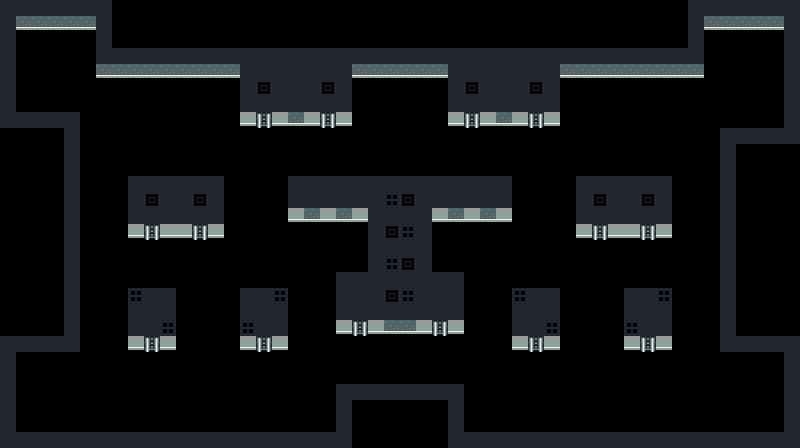

Rendered tile map (Tiled .tmx) drawn with the repository's tilesets; below, a short description and the full map source, tile grids included:
An orthogonal 50x28 tile map with 16x16 px tiles, 1 tile layer (blocks) and 5 objects (4x npc, 0).

<map version="1.10" tiledversion="1.10.2" orientation="orthogonal" renderorder="right-down" width="50" height="28" tilewidth="16" tileheight="16" infinite="0" nextlayerid="4" nextobjectid="9">
 <editorsettings>
  <export target="0.csv" format="csv" />
 </editorsettings>
 <tileset firstgid="1" source="../../../4. world/assets/tilesets/tileset_0.tsx" />
 <objectgroup id="3" name="entities">
  <object id="3" name="npc" x="32" y="240">
   <point />
  </object>
  <object id="4" name="npc" x="768" y="240">
   <point />
  </object>
  <object id="7" name="npc" x="416" y="80">
   <point />
  </object>
  <object id="8" name="npc" x="384" y="352">
   <point />
  </object>
 </objectgroup>
 <objectgroup id="2" name="entries">
  <object id="1" name="0" x="384" y="96">
   <point />
  </object>
 </objectgroup>
 <layer id="1" name="blocks" width="50" height="28">
  <data encoding="csv">
1,1,1,1,1,1,1,0,0,0,0,0,0,0,0,0,0,0,0,0,0,0,0,0,0,0,0,0,0,0,0,0,0,0,0,0,0,0,0,0,0,0,0,1,1,1,1,1,1,1,
1,4,4,4,4,4,1,0,0,0,0,0,0,0,0,0,0,0,0,0,0,0,0,0,0,0,0,0,0,0,0,0,0,0,0,0,0,0,0,0,0,0,0,1,4,4,4,4,4,1,
1,0,0,0,0,0,1,0,0,0,0,0,0,0,0,0,0,0,0,0,0,0,0,0,0,0,0,0,0,0,0,0,0,0,0,0,0,0,0,0,0,0,0,1,0,0,0,0,0,1,
1,0,0,0,0,0,1,1,1,1,1,1,1,1,1,1,1,1,1,1,1,1,1,1,1,1,1,1,1,1,1,1,1,1,1,1,1,1,1,1,1,1,1,1,0,0,0,0,0,1,
1,0,0,0,0,0,4,4,4,4,4,4,4,4,4,1,1,1,1,1,1,1,4,4,4,4,4,4,1,1,1,1,1,1,1,4,4,4,4,4,4,4,4,4,0,0,0,0,0,1,
1,0,0,0,0,0,0,0,0,0,0,0,0,0,0,1,8,1,1,1,8,1,0,0,0,0,0,0,1,8,1,1,1,8,1,0,0,0,0,0,0,0,0,0,0,0,0,0,0,1,
1,0,0,0,0,0,0,0,0,0,0,0,0,0,0,1,1,1,1,1,1,1,0,0,0,0,0,0,1,1,1,1,1,1,1,0,0,0,0,0,0,0,0,0,0,0,0,0,0,1,
1,1,1,1,1,0,0,0,0,0,0,0,0,0,0,2,3,2,4,2,3,2,0,0,0,0,0,0,2,3,2,4,2,3,2,0,0,0,0,0,0,0,0,0,0,0,0,0,0,1,
0,0,0,0,1,0,0,0,0,0,0,0,0,0,0,0,0,0,0,0,0,0,0,0,0,0,0,0,0,0,0,0,0,0,0,0,0,0,0,0,0,0,0,0,0,1,1,1,1,1,
0,0,0,0,1,0,0,0,0,0,0,0,0,0,0,0,0,0,0,0,0,0,0,0,0,0,0,0,0,0,0,0,0,0,0,0,0,0,0,0,0,0,0,0,0,1,0,0,0,0,
0,0,0,0,1,0,0,0,0,0,0,0,0,0,0,0,0,0,0,0,0,0,0,0,0,0,0,0,0,0,0,0,0,0,0,0,0,0,0,0,0,0,0,0,0,1,0,0,0,0,
0,0,0,0,1,0,0,0,1,1,1,1,1,1,0,0,0,0,1,1,1,1,1,1,1,1,1,1,1,1,1,1,0,0,0,0,1,1,1,1,1,1,0,0,0,1,0,0,0,0,
0,0,0,0,1,0,0,0,1,8,1,1,8,1,0,0,0,0,1,1,1,1,1,1,5,8,1,1,1,1,1,1,0,0,0,0,1,8,1,1,8,1,0,0,0,1,0,0,0,0,
0,0,0,0,1,0,0,0,1,1,1,1,1,1,0,0,0,0,2,4,2,4,2,1,1,1,1,2,4,2,4,2,0,0,0,0,1,1,1,1,1,1,0,0,0,1,0,0,0,0,
0,0,0,0,1,0,0,0,2,3,2,2,3,2,0,0,0,0,0,0,0,0,0,1,8,5,1,0,0,0,0,0,0,0,0,0,2,3,2,2,3,2,0,0,0,1,0,0,0,0,
0,0,0,0,1,0,0,0,0,0,0,0,0,0,0,0,0,0,0,0,0,0,0,1,1,1,1,0,0,0,0,0,0,0,0,0,0,0,0,0,0,0,0,0,0,1,0,0,0,0,
0,0,0,0,1,0,0,0,0,0,0,0,0,0,0,0,0,0,0,0,0,0,0,1,5,8,1,0,0,0,0,0,0,0,0,0,0,0,0,0,0,0,0,0,0,1,0,0,0,0,
0,0,0,0,1,0,0,0,0,0,0,0,0,0,0,0,0,0,0,0,0,1,1,1,1,1,1,1,1,0,0,0,0,0,0,0,0,0,0,0,0,0,0,0,0,1,0,0,0,0,
0,0,0,0,1,0,0,0,5,1,1,0,0,0,0,1,1,5,0,0,0,1,1,1,8,5,1,1,1,0,0,0,5,1,1,0,0,0,0,1,1,5,0,0,0,1,0,0,0,0,
0,0,0,0,1,0,0,0,1,1,1,0,0,0,0,1,1,1,0,0,0,1,1,1,1,1,1,1,1,0,0,0,1,1,1,0,0,0,0,1,1,1,0,0,0,1,0,0,0,0,
0,0,0,0,1,0,0,0,1,1,5,0,0,0,0,5,1,1,0,0,0,2,3,2,4,4,2,3,2,0,0,0,1,1,5,0,0,0,0,5,1,1,0,0,0,1,0,0,0,0,
1,1,1,1,1,0,0,0,2,3,2,0,0,0,0,2,3,2,0,0,0,0,0,0,0,0,0,0,0,0,0,0,2,3,2,0,0,0,0,2,3,2,0,0,0,1,1,1,1,1,
1,0,0,0,0,0,0,0,0,0,0,0,0,0,0,0,0,0,0,0,0,0,0,0,0,0,0,0,0,0,0,0,0,0,0,0,0,0,0,0,0,0,0,0,0,0,0,0,0,1,
1,0,0,0,0,0,0,0,0,0,0,0,0,0,0,0,0,0,0,0,0,0,0,0,0,0,0,0,0,0,0,0,0,0,0,0,0,0,0,0,0,0,0,0,0,0,0,0,0,1,
1,0,0,0,0,0,0,0,0,0,0,0,0,0,0,0,0,0,0,0,0,1,1,1,1,1,1,1,1,0,0,0,0,0,0,0,0,0,0,0,0,0,0,0,0,0,0,0,0,1,
1,0,0,0,0,0,0,0,0,0,0,0,0,0,0,0,0,0,0,0,0,1,0,0,0,0,0,0,1,0,0,0,0,0,0,0,0,0,0,0,0,0,0,0,0,0,0,0,0,1,
1,0,0,0,0,0,0,0,0,0,0,0,0,0,0,0,0,0,0,0,0,1,0,0,0,0,0,0,1,0,0,0,0,0,0,0,0,0,0,0,0,0,0,0,0,0,0,0,0,1,
1,1,1,1,1,1,1,1,1,1,1,1,1,1,1,1,1,1,1,1,1,1,0,0,0,0,0,0,1,1,1,1,1,1,1,1,1,1,1,1,1,1,1,1,1,1,1,1,1,1
</data>
 </layer>
</map>